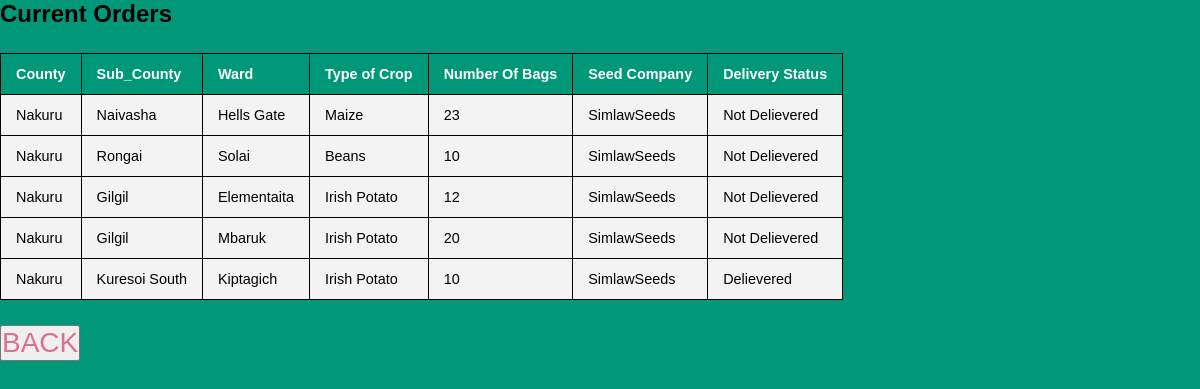
Page /company_orders.php (signed in) on the committed database.
### tables this page shows
CREATE TABLE `orders` (
  `id` int(11) NOT NULL,
  `Farmer_id` int(11) NOT NULL,
  `County` varchar(20) NOT NULL,
  `SubCounty` varchar(20) NOT NULL,
  `Ward` varchar(20) NOT NULL,
  `Type_of_Crop` varchar(50) NOT NULL,
  `No_of_bags` int(11) NOT NULL,
  `SeedCompany` varchar(20) NOT NULL,
  `DeliveryStatus` tinyint(1) NOT NULL DEFAULT 0
);

### company_orders.php (the view, shortened to what this page needs)
<?php
$host = "localhost";
$user = "root";
$password = "";
$db = "farm";
$data = mysqli_connect($host, $user, $password, $db);
?>
<!DOCTYPE html>
<html>
<head>
    <link rel="stylesheet" href="style.css">
</head>
<body>
    <div>
        <h2>Current Orders </h2>
        <table class="content-table">
            <thead>
                <tr>
                    <th>County</th>
                    <th>Sub_County</th>
                    <th>Ward</th>
                    <th>Type of Crop</th>
                    <th>Number Of Bags</th>
                    <th>Seed Company</th>
                    <th>Delivery Status</th>
                </tr>
            </thead>
            <tbody>
                <?php
                $company_name = $_SESSION['company_name'];
                $sql = "select * from orders where SeedCompany = '$company_name'";
                $result = mysqli_query($data, $sql);
                if ($result) {
                    while ($row = mysqli_fetch_assoc($result)) {
                        $County =  $row['County'];
                        $SubCounty =  $row['SubCounty'];
                        $Ward =  $row['Ward'];
                        $Type_of_crop = $row['Type_of_Crop'];
                        $No_of_bags =  $row['No_of_bags'];
                        $SeedCompany =  $row['SeedCompany'];
                        if ($row['DeliveryStatus'] == 1) {
                            $DeliveryStatus = 'Delievered';
                        } else {
                            $DeliveryStatus = 'Not Delievered';
                        }
                        echo '<tr>
            <td>' . $County . '</td>
            <td>' . $SubCounty . '</td>
            <td>' . $Ward . '</td>
            <td>' . $Type_of_crop . '</td>
            <td>' . $No_of_bags . '</td>
            <td>' . $SeedCompany . '</td>
            <td>' . $DeliveryStatus . '</td>
            </tr>';
                    }
                }
                ?>
            </tbody>
        </table>
    </div>
    <button><a href="display.php">BACK</a></button>
</body>
</html>

### style.css (style rules this page uses)
* { margin: 0; padding: 0; box-sizing: border-box; }
a { text-decoration: none; color: palevioletred; font-size: 28px; }
.content-table { border-collapse: collapse; margin: 25px 0; font-size: 0.9em; min-width: 400px; align-items: center; }
.content-table thead tr { background-color: #009879; color: white; text-align: left; font-weight: bold; }
.content-table th, .content-table td { padding: 12px 15px; }
.content-table tbody tr { border-bottom: 1px solid gray; }
.content-table tbody tr :nth-of-type(even) { background-color: #f3f3f3; }
.content-table tbody tr :nth-of-type(odd) { background-color: #f3f3f3; }
* { margin: 0; padding: 0; box-sizing: border-box; font-family: "Poppins", sans-serif; }
body { width: 100%; background: #009879; align-items: center; justify-content: center; }

### company_orders.php (style rules this page uses)
table, th, td { border: 1px solid black; }

### rows in the picture
orders: County "Nakuru", SubCounty "Naivasha", Ward "Hells Gate", Type_of_Crop "Maize", No_of_bags "23", SeedCompany "SimlawSeeds", DeliveryStatus "Not Delievered"
orders: County "Nakuru", SubCounty "Rongai", Ward "Solai", Type_of_Crop "Beans", No_of_bags "10", SeedCompany "SimlawSeeds", DeliveryStatus "Not Delievered"
orders: County "Nakuru", SubCounty "Gilgil", Ward "Elementaita", Type_of_Crop "Irish Potato", No_of_bags "12", SeedCompany "SimlawSeeds", DeliveryStatus "Not Delievered"
orders: County "Nakuru", SubCounty "Gilgil", Ward "Mbaruk", Type_of_Crop "Irish Potato", No_of_bags "20", SeedCompany "SimlawSeeds", DeliveryStatus "Not Delievered"
orders: County "Nakuru", SubCounty "Kuresoi South", Ward "Kiptagich", Type_of_Crop "Irish Potato", No_of_bags "10", SeedCompany "SimlawSeeds", DeliveryStatus "Delievered"
